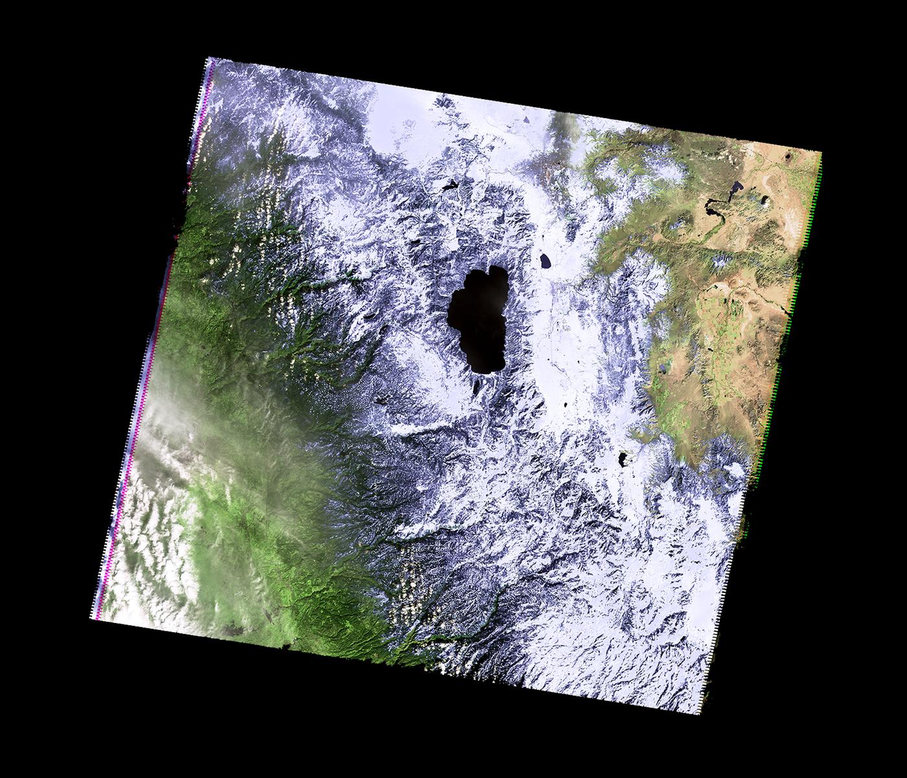
#> input picture Ca.png, 907 x 778 px, shrunk from 1400 x 1200 before the run, found by its file name
$ python Capstone.py
#> lines starting #> are read from the running program, lines starting #| are printed output that depends on the picture; after the words box and inside, x2 and y2 are one past the last pixel; in counts of white or black regions, pixels touching at a corner belong together
# Alex B

from PIL import Image
import numpy as np
import csv
import matplotlib.pyplot as plt
import os


def calculate_read_percentage(image_path, threshold=(200, 200, 200)):
#> called with threshold = (200, 200, 200)
    img = Image.open(image_path)
#> img is the input picture: PIL image 907x778 RGB; mean R, G, B 75.4, 76.7, 77.5
    img_array = np.array(img)

    height, width, channels = img_array.shape
#> height = 778; width = 907; channels = 3
    read_pixels = np.all(img_array > threshold, axis=-1)
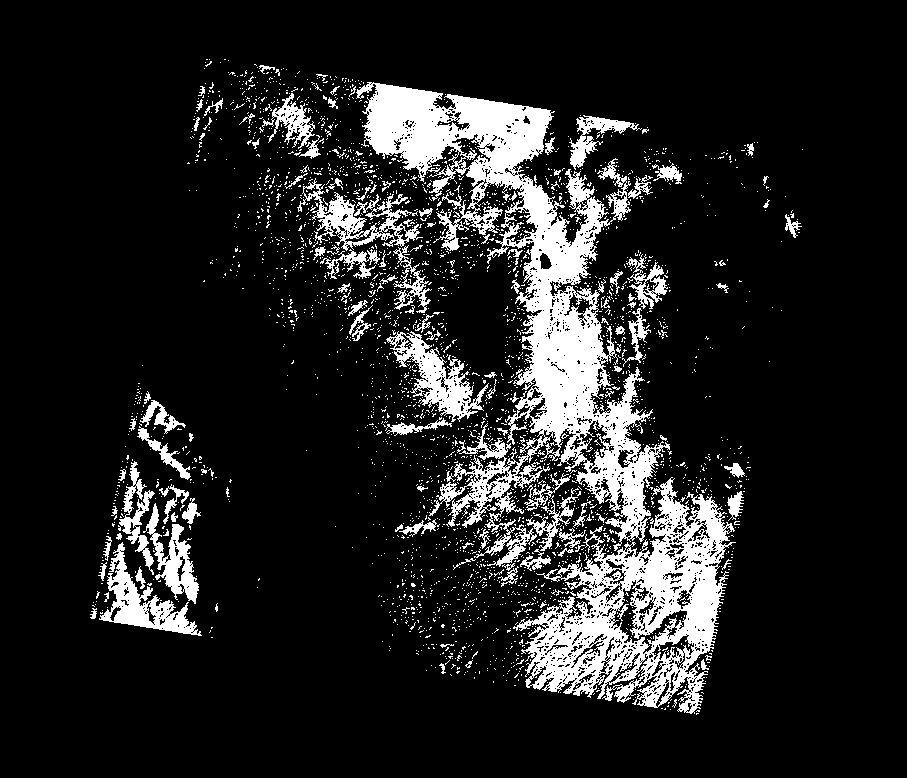
#> read_pixels: shape (778, 907) bool; 13.3% white; 2969 white regions (2841 under 20 px), largest, box (x1, y1, x2, y2) and area: (356, 82, 670, 567) 39867, (513, 477, 736, 714) 21071, (386, 331, 489, 422) 3073

    read_pixel_count = np.sum(read_pixels)
#> read_pixel_count = 93768
    total_pixel = height * width
#> total_pixel = 705646

    read_percentage = (read_pixel_count / total_pixel) * 100
#> read_percentage = 13.29
    return read_percentage

def process_images_to_csv(image_paths, csv_filename):
    with open(csv_filename, mode='w', newline='') as file:
        writer = csv.writer(file)
        writer.writerow(['Image', 'Read Pixel Percentage'])

        for image_path in image_paths:
            read_percentage = calculate_read_percentage(image_path)
#> read_percentage = 13.29
            image_name = os.path.basename(image_path)
            writer.writerow([image_name, read_percentage])
#> pass 2 of the loop in process_images_to_csv, `for image_path in image_paths:`:
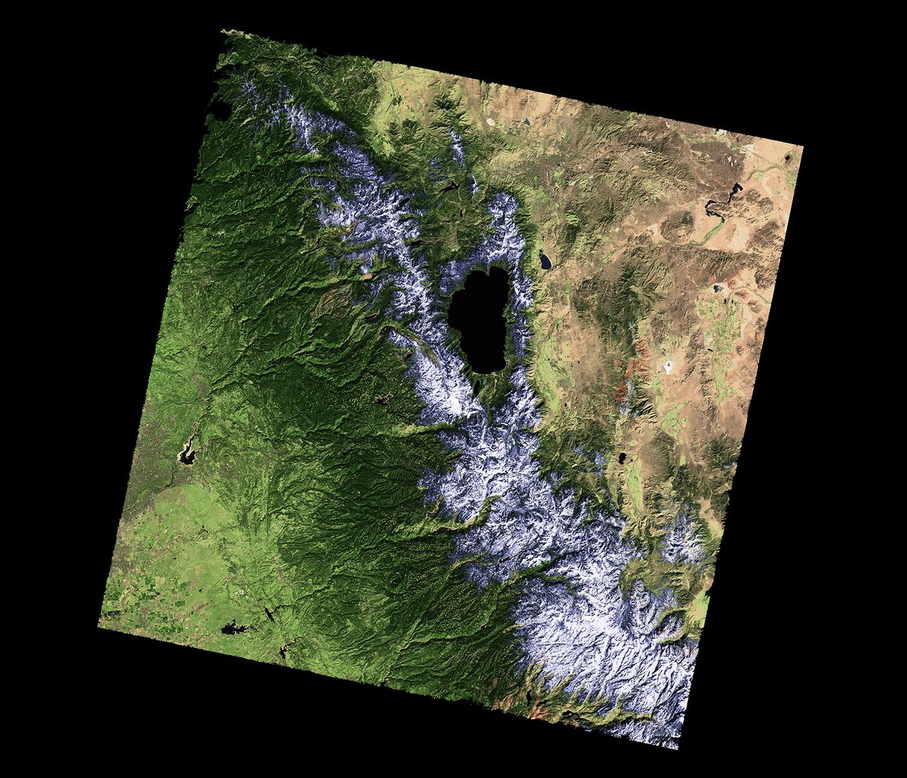
#> input picture Ca2.png, 907 x 778 px, shrunk from 1400 x 1200 before the run, found by its file name
#> in calculate_read_percentage, img is the input picture: PIL image 907x778 RGB; mean R, G, B 52.6, 55.7, 41.4
#> in calculate_read_percentage (call 2), `read_pixels = np.all(img_array > threshold, axis=-1)`:
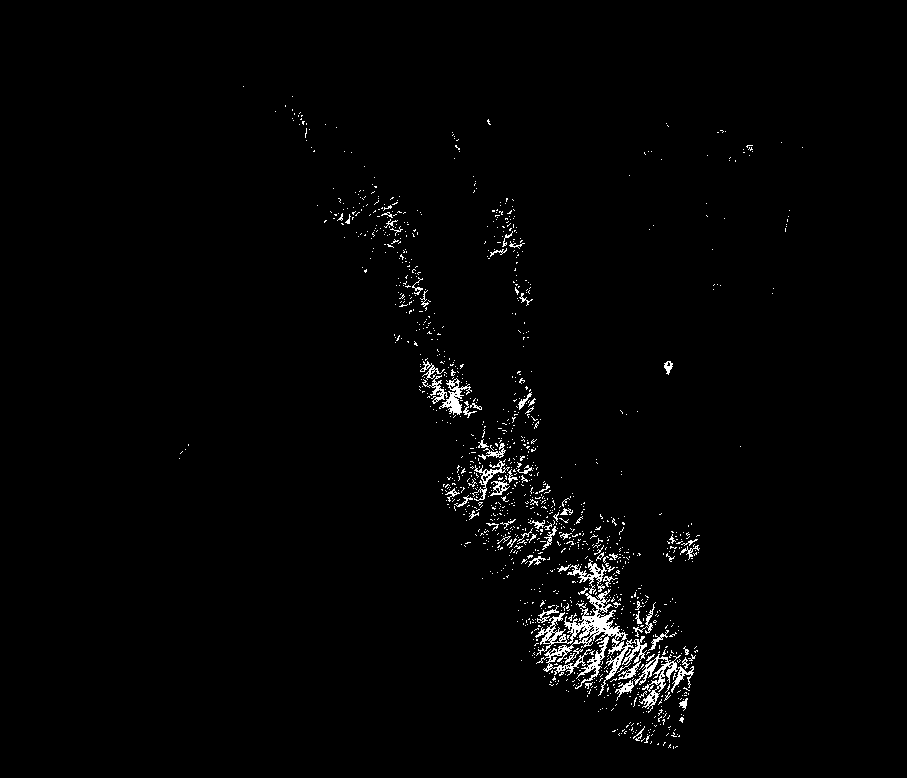
#> read_pixels: shape (778, 907) bool; 1.6% white in thin lines or dots, all inside (x1, y1, x2, y2) = (179, 86, 803, 749)
#> read_pixel_count = 11590
#> in calculate_read_percentage (call 2), `read_percentage = (read_pixel_count / total_pixel) * 100`: read_percentage = 1.64

def read_csv_data(csv_filename):
#> called with csv_filename = 'read_pixels_data.csv'
    images = []
    read_percentages = []

    with open(csv_filename, mode='r') as file:
        reader = csv.reader(file)
        next(reader)

        for row in reader:
            image = row[0]
            percentage = float(row[1])
            images.append(image)
            read_percentages.append(percentage)

    return images, read_percentages

def plot_read_data(images, read_percentages):
    plt.bar(images, read_percentages, color='cyan')
    plt.xlabel('Images')
    plt.ylabel('Read Pixel Percentage (%)')
    plt.title('Read White Pixels Tracker')
    plt.tight_layout()
    plt.show()
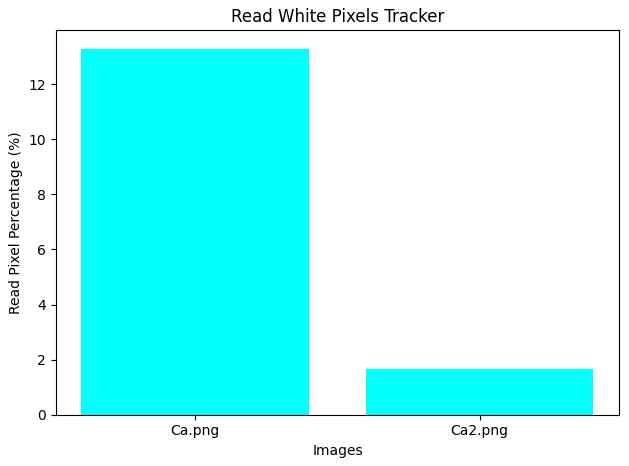
#> figure drawn by matplotlib, 1 panel

def main():
    image_paths = ['/Users/Lesdrova/Desktop/VS_python/Capstone_401_ab/Ca.png',
                   '/Users/Lesdrova/Desktop/VS_python/Capstone_401_ab/Ca2.png']

    csv_filename = 'read_pixels_data.csv'
    process_images_to_csv(image_paths, csv_filename)
    images, read_percentages = read_csv_data(csv_filename)
    print("Images and Read Pixel Percentages from CSV:")
    for image, percentage in zip(images, read_percentages):
        print(f"{image}: {percentage:.2f}%")
    plot_read_data(images, read_percentages)

if __name__ == "__main__":
    main()
